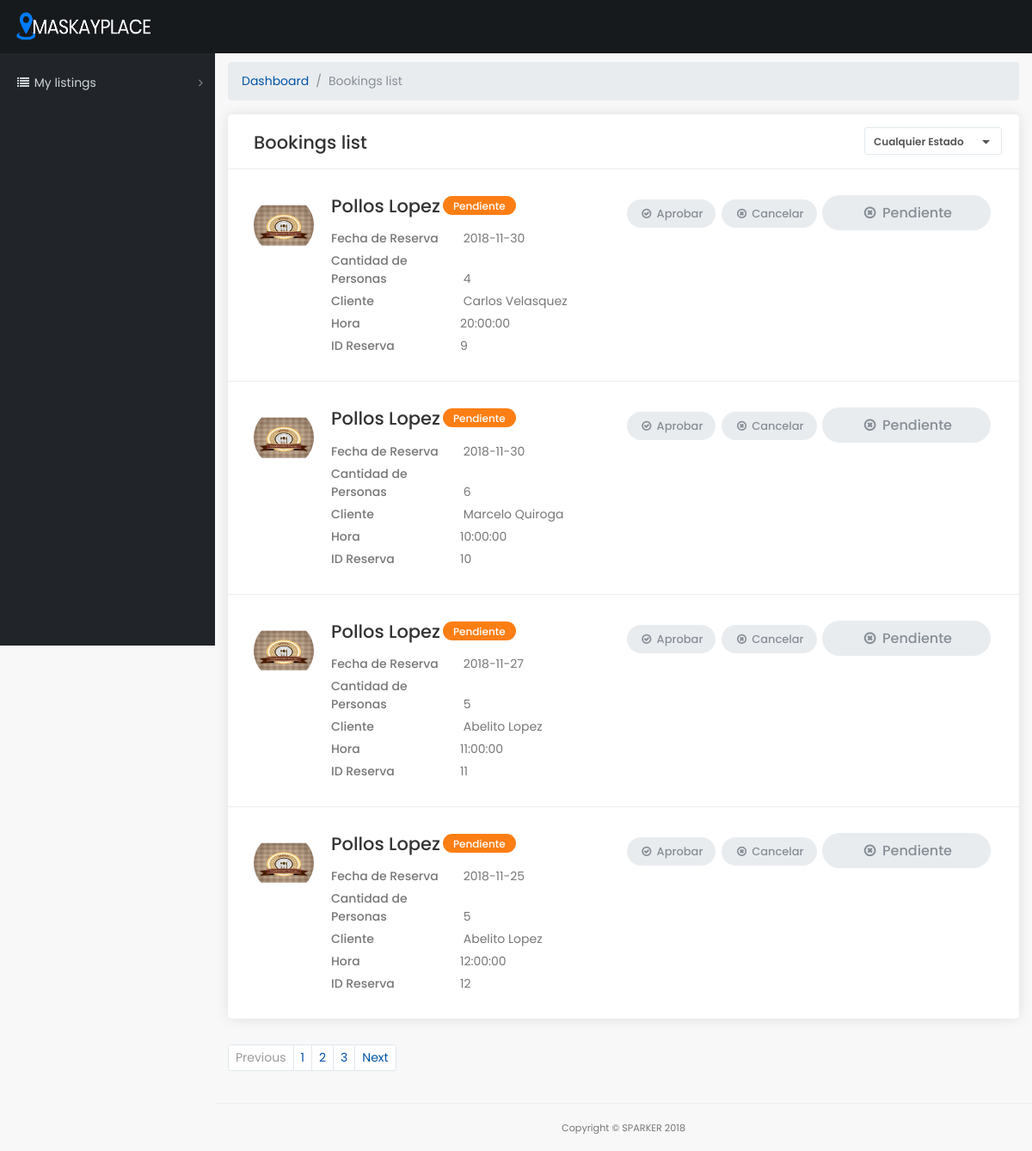
The page /revisar_reserva.php on the database its author committed.
### tables this page shows
CREATE TABLE `restaurante` (
  `id_restaurante` int(11) NOT NULL,
  `categoria` varchar(35) NOT NULL,
  `parqueo` tinyint(1) NOT NULL DEFAULT '0',
  `recreativo` tinyint(1) NOT NULL DEFAULT '0',
  `area_fumadores` tinyint(1) NOT NULL DEFAULT '0',
  `auto_servicio` tinyint(1) NOT NULL DEFAULT '0',
  `internet` tinyint(1) NOT NULL DEFAULT '0',
  `lugar` int(11) NOT NULL,
  `reserva_mesa` tinyint(1) NOT NULL DEFAULT '0'
);

CREATE TABLE `lugar` (
  `id_lugar` int(11) NOT NULL,
  `nombre_lugar` varchar(55) NOT NULL,
  `direccion` varchar(100) NOT NULL,
  `longitud_gps` double NOT NULL,
  `latitud_gps` double NOT NULL,
  `usuario` int(11) NOT NULL,
  `descripcion` text NOT NULL,
  `logo` varchar(150) NOT NULL,
  `activo` tinyint(1) NOT NULL DEFAULT '0',
  `categoria` varchar(15) NOT NULL,
  `revisado` tinyint(1) NOT NULL DEFAULT '0',
  `encargado_rev` int(11) DEFAULT NULL,
  `observaciones` text,
  `estado` varchar(15) DEFAULT NULL
);

CREATE TABLE `reserva` (
  `id_reserva` int(11) NOT NULL,
  `restaurante` int(11) NOT NULL,
  `usuario` int(11) NOT NULL,
  `nombre_reserva` varchar(25) NOT NULL,
  `fecha` date NOT NULL,
  `hora` time NOT NULL,
  `cantidad_personas` int(11) NOT NULL,
  `estado` varchar(15) NOT NULL
);

### helpers/class.Conexion.php (called while the page is built, shortened)
<?php
class Conexion extends MySqli
{
	public function recorrer($x) {
		return mysqli_fetch_array($x);
	}
}
?>

### revisar_reserva.php (the view, shortened to what this page needs)
<?php
include('helpers/class.Conexion.php');
$database=new Conexion;
if(isset($_SESSION["filtro"])) {
  $filtro = $_SESSION["filtro"];
  $consulta=$database->query($filtro);
} else {
  $consulta=$database->query("SELECT reserva.estado AS estado_reserva, restaurante.*, reserva.*, lugar.*
  FROM restaurante
  INNER JOIN reserva ON restaurante.id_restaurante=reserva.restaurante
  INNER JOIN lugar on lugar.id_lugar=restaurante.id_restaurante");
}
?>
<!DOCTYPE html>
<html lang="en">
<head>
  <link href="assets/admin/vendor/bootstrap/css/bootstrap.min.css" rel="stylesheet">
  <link href="assets/admin/css/admin.css" rel="stylesheet">
  <link href="assets/admin/vendor/font-awesome/css/font-awesome.min.css" rel="stylesheet" type="text/css">
  <link href="assets/admin/vendor/datatables/dataTables.bootstrap4.css" rel="stylesheet">
  <link href="assets/admin/css/custom.css" rel="stylesheet">
  <link rel="stylesheet"type="text/css"href="css/alertify.css">
    <link rel="stylesheet"type="text/css"href="css/themes/default.css">
</head>
<body class="fixed-nav sticky-footer" id="page-top">
  <nav class="navbar navbar-expand-lg navbar-dark bg-default fixed-top" id="mainNav">
    <a class="navbar-brand" href="index-2.php"><img src="assets/admin/img/logo.png" data-retina="true" alt="" width="165" height="36"></a>
    <div class="collapse navbar-collapse" id="navbarResponsive">
      <ul class="navbar-nav navbar-sidenav" id="exampleAccordion">
      <li class="nav-item" data-toggle="tooltip" data-placement="right" title="My listings">
          <a class="nav-link nav-link-collapse collapsed" data-toggle="collapse" href="#collapseMylistings" data-parent="#mylistings">
            <i class="fa fa-fw fa-list"></i>
            <span class="nav-link-text">My listings</span>
          </a>
        </li>
    </div>
  </nav>
  <div class="content-wrapper">
    <div class="container-fluid">
      <ol class="breadcrumb">
        <li class="breadcrumb-item">
          <a href="#">Dashboard</a>
        </li>
        <li class="breadcrumb-item active">Bookings list</li>
      </ol>
		<div class="box_general">
			<div class="header_box">
				<h2 class="d-inline-block">Bookings list</h2>
				<div class="filter">
				</div>
			</div>
			<div class="list_general" id="lista_reservas">
				<ul>
<?php while($resDatos = $database->recorrer($consulta)):?>
					<li>
						<figure><img src="<?= $resDatos["logo"]?>" alt=""></figure>
						<h4><?= $resDatos["nombre_lugar"];?><i class="pending"><?= $resDatos["estado_reserva"];?></i></h4>
						<ul class="booking_list">
							<li><strong>Fecha de Reserva</strong> <?= $resDatos["fecha"];?></li>
							<li><strong>Cantidad de Personas</strong> <?= $resDatos["cantidad_personas"];?></li>
              <li><strong>Cliente</strong> <?= $resDatos["nombre_reserva"];?></li>
              <li><strong>Hora</strong><?= $resDatos["hora"];?></li>
              <li><strong>ID Reserva</strong><?= $resDatos["id_reserva"];?></li>
            </ul>
						<ul class="buttons">
							<li><button onclick="aceptarReserva(<?=$resDatos["id_reserva"]?>);" class="btn_1 gray approve"><i class="fa fa-fw fa-check-circle-o"></i> Aprobar</button></li>
							<li><button onclick="rechazarReserva(<?=$resDatos["id_reserva"]?>);" class="btn_1 gray delete"><i class="fa fa-fw fa-times-circle-o"></i> Cancelar</button></li>
              <li><button onclick="reservapendiente(<?=$resDatos["id_reserva"]?>);" class="btn_1 gray medium"><i class="fa fa-fw fa-times-circle-o"></i> Pendiente</button></li>
						</ul>
          </li>
<?php endwhile;?>
				</ul>
			</div>
		</div>
		<nav aria-label="...">
			<ul class="pagination pagination-sm add_bottom_30">
				<li class="page-item disabled">
					<a class="page-link" href="#" tabindex="-1">Previous</a>
				</li>
				<li class="page-item"><a class="page-link" href="#">1</a></li>
				<li class="page-item"><a class="page-link" href="#">2</a></li>
				<li class="page-item"><a class="page-link" href="#">3</a></li>
				<li class="page-item">
					<a class="page-link" href="#">Next</a>
				</li>
			</ul>
		</nav>
	  </div>
   	</div>
    <footer class="sticky-footer">
      <div class="container">
        <div class="text-center">
          <small>Copyright © SPARKER 2018</small>
        </div>
      </div>
    </footer>
</body>
</html>

### rows shown on the page
restaurante: lugar.logo (picture), lugar.nombre_lugar "Pollos Lopez", reserva.estado "Pendiente", reserva.fecha "2018-11-30", reserva.cantidad_personas "4", reserva.nombre_reserva "Carlos Velasquez", reserva.hora "20:00:00", reserva.id_reserva "9", reserva.cantidad_personas "6", reserva.nombre_reserva "Marcelo Quiroga", reserva.hora "10:00:00", reserva.id_reserva "10", reserva.fecha "2018-11-27", reserva.cantidad_personas "5", reserva.nombre_reserva "Abelito Lopez", reserva.hora "11:00:00", reserva.id_reserva "11", reserva.fecha "2018-11-25", reserva.hora "12:00:00", reserva.id_reserva "12"
